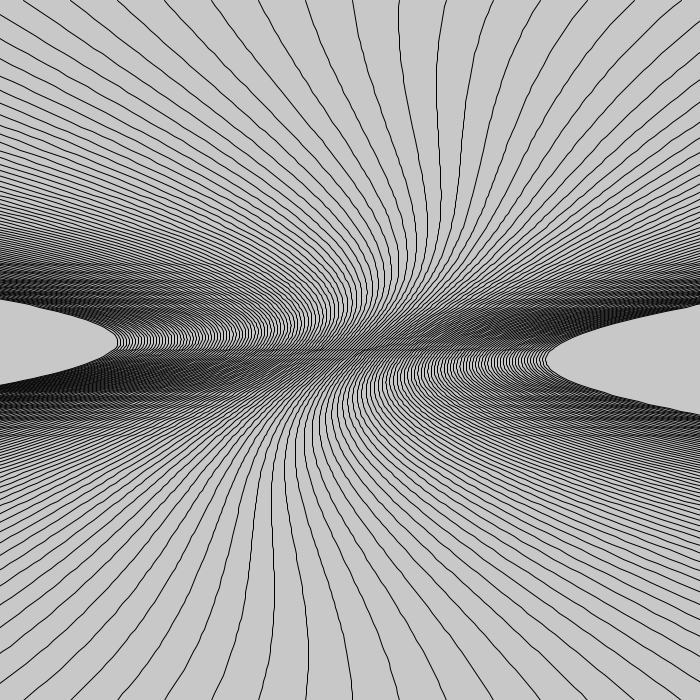
Frame 1 (no input)
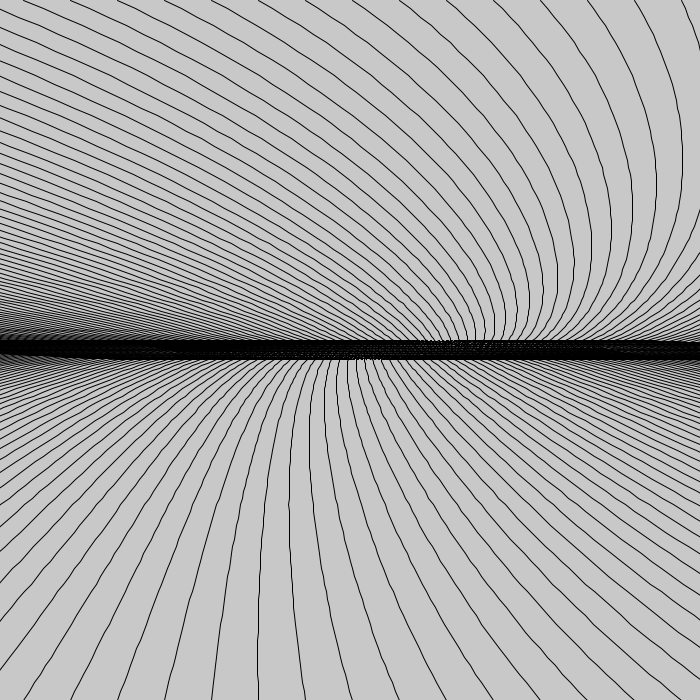
Frame 60 (the mouse pressed at the canvas centre just before this capture)
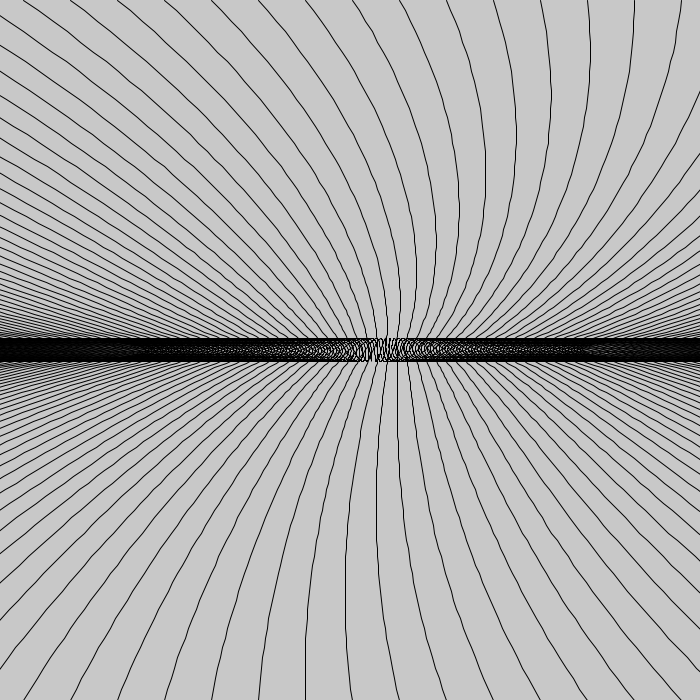
Frame 120 (the mouse held since frame 60 and released just before this capture)

The Processing sketch that drew these frames (run headless with seeded random() and noise(); from frame 60 on, the mouse is pressed at the canvas centre):

// Processing sketch: sketch_200803a
// ── sketch_200803a.pde
void setup()
{
  size(700,700);
  //float[][] pts = {{200,0,0}
  //                 ,{width,0,0}
  //                 ,{width-10,height-10,0}
  //                 ,{100,600,0}
  //               };
  //for(int i = 0; i < pts.length; i++)
  //{
  //  ellipse(pts[i][0],pts[i][1],10,10);
  //}
  //bezy(pts,7);
}

void draw()
{
  background(200);
  float t = millis()/1000.f;
  float r = 300;
  float[] p1 = {width/2+ cos(t)*r,height/2+ sin(t)*r,0};
  float[] p2 = {width/2+ cos(t+PI)*r,height/2+ sin(t+PI)*r,0};
  
  float r2 = 100;
  float[] p3 = {width/2+ cos(t+HALF_PI)*r2,
                height/2+ sin(t+HALF_PI)*r2,0};
  float[] p4 = {width/2+ cos(t+PI+HALF_PI)*r2*5,
                height/2+ sin(t+PI+HALF_PI)*r2,0};
                
                
  int lCount = 150;
  for(int i = 0; i < lCount; i ++)
 {
   float pct = i*1.f/(lCount-1);
   float[][] pts = {{width*(10*pct-5),0,0}                                          
                     
                     ,p4,p1
                     
                     ,p2,p3  
                     ,{width*(10*pct-5),height,0}
                   };
    //for(int j = 0; j < pts.length; j++)
    //{
    //  ellipse(pts[j][0],pts[j][1],10,10);
    //}
    bezy(pts,200);
  }
}

void bezy(float[][] points, int evals)
{
  noFill();
  beginShape();
  
  for(int j = 0; j < evals; j++)
  {
    float t = j*1.f/(evals-1);
    float[] sum = {0,0,0};
    //println(" t: " + t);
    for(int i = 0; i < points.length; i++)
    {
      int n= points.length-1;
      float tp = pow(1-t,n-i);
      float tt = pow(t,i);
      float bi = binom(n,i);    
      float val = tp*tt*bi;
      //println("val: " + val + " tp: " + tp + " tt: " + tt + " bi: " + bi + " n: " + n + " i: " + i);
      //println("p: [" + points[i][0] + "," + points[i][1] + "," + points[i][2] + "]");
      sum[0] += val*points[i][0];
      sum[1] += val*points[i][1];
      sum[2] += val*points[i][2];
    }
    //println("SUM: [" + sum[0] + "," + sum[1] + "," + sum[2] + "]");
    vertex(sum[0],sum[1]);
    //println();
  }
  endShape();
}

float binom(int n, int k)
{
  return factorial(n)*1.0/(factorial(k)*factorial(n-k));
}

long factorial(int f)
{
  long result = 1;
  for(int i = 2; i <= f; i++)
  {
    result *= i;
  }
  return result;
}
  
